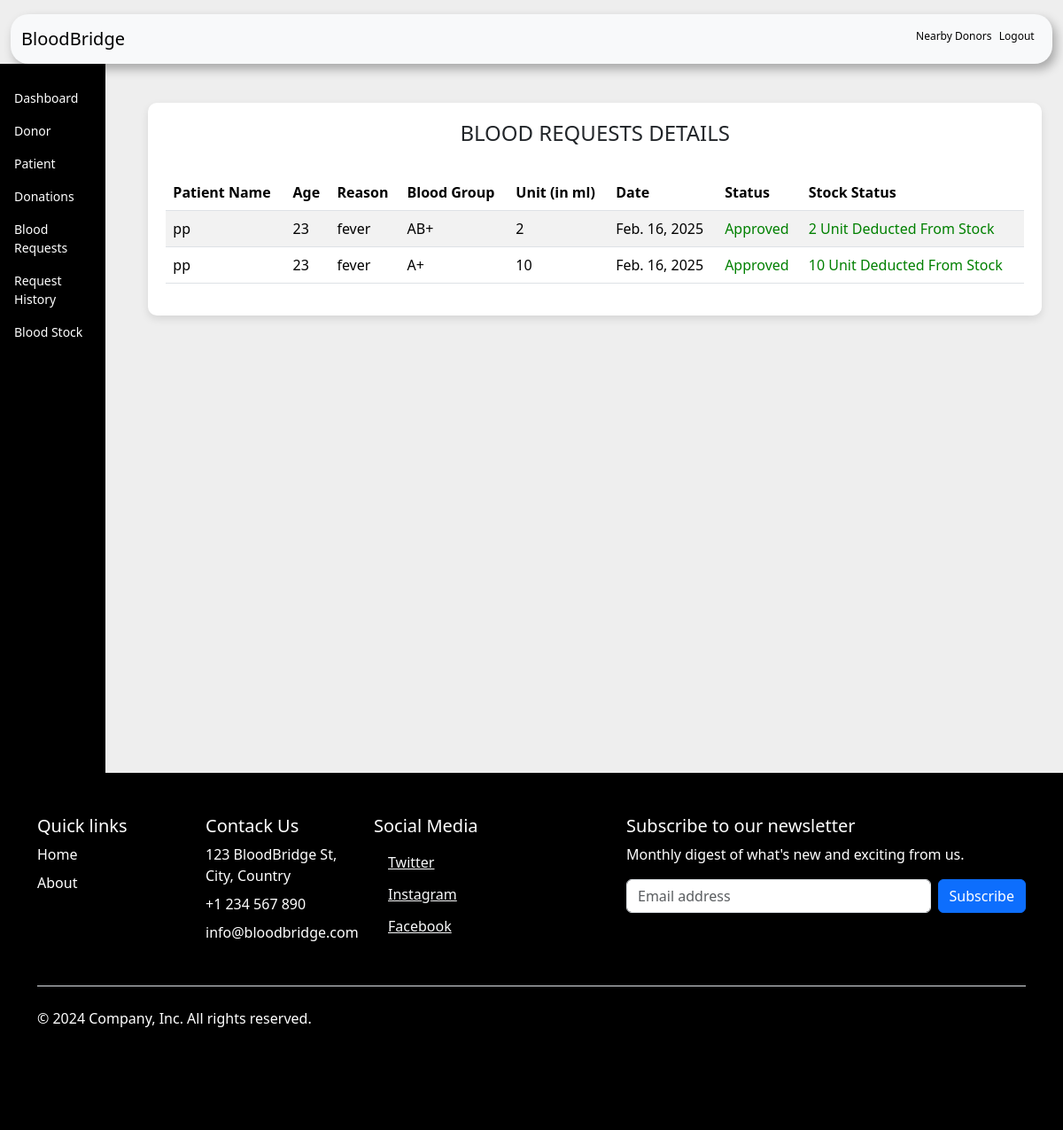
Page /admin-request-history (signed in) on the earlier database version.
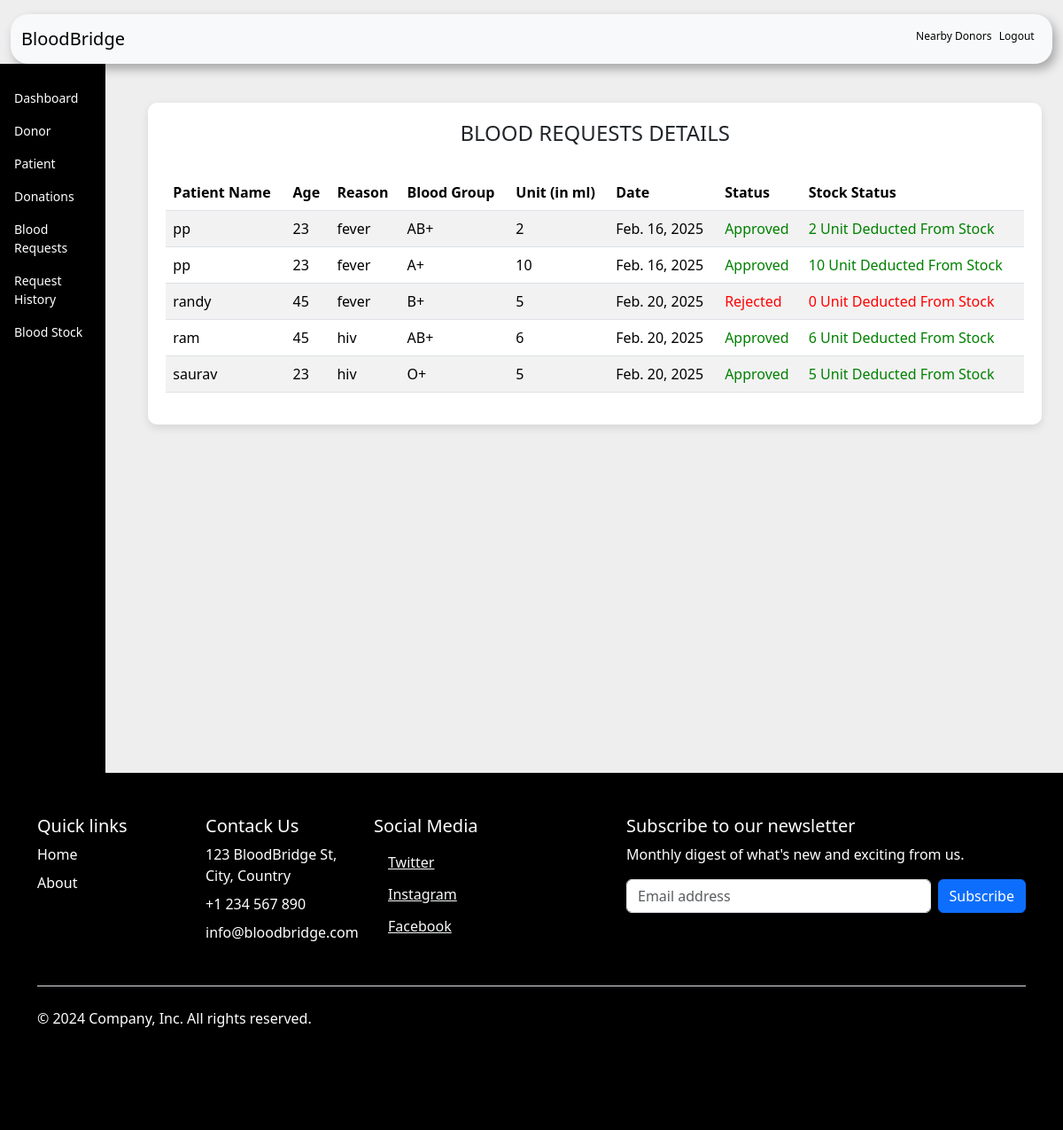
Same page on the later database version.
### blood/models.py (models this page shows, shortened)
class BloodRequest(models.Model):
    request_by_patient=models.ForeignKey(pmodels.Patient,null=True,on_delete=models.CASCADE)
    request_by_donor=models.ForeignKey(dmodels.Donor,null=True,on_delete=models.CASCADE)
    patient_name=models.CharField(max_length=30)
    patient_age=models.PositiveIntegerField()
    reason=models.CharField(max_length=500)
    bloodgroup=models.CharField(max_length=10)
    unit=models.PositiveIntegerField(default=0)
    status=models.CharField(max_length=20,default="Pending")
    date=models.DateField(auto_now=True)

### blood/views.py (the view)
# urls.py: path('admin-request-history', views.admin_request_history_view,name='admin-request-history'),
@login_required(login_url='adminlogin')
def admin_request_history_view(request):
    requests=models.BloodRequest.objects.all().exclude(status='Pending')
    return render(request,'blood/admin_request_history.html',{'requests':requests})

### templates/blood/admin_request_history.html (shortened to what the changed rows need)
{% block content %}
{% load widget_tweaks %}
{%load static%}
<!DOCTYPE html>
<html lang="en">
<head>
    <link rel="stylesheet" href="home.css">
    <link href="https://cdn.jsdelivr.net/npm/bootstrap@5.3.3/dist/css/bootstrap.min.css" rel="stylesheet">
</head>
<body style="background-color: rgb(238, 238, 238);">
    <div class="d-flex">
        <div class="container-fluid ms-4 p-4">
            <div class="table-container">
                <H4 class="text-center">BLOOD REQUESTS DETAILS</H4><br>
                <table class="table table-striped">
                    <thead >
                        <tr>
                            <th scope="col">Patient Name</th>
                            <th scope="col">Age</th>
                            <th scope="col">Reason</th>
                            <th scope="col">Blood Group</th>
                            <th scope="col">Unit (in ml)</th>
                            <th scope="col">Date</th>
                            <th scope="col">Status</th>
                            <th scope="col">Stock Status</th>
                        </tr>
                    </thead>
                    <tbody>
                        {% for t in requests %}
                        <tr>
                            <td> {{t.patient_name}}</td>
                            <td>{{t.patient_age}}</td>
                            <td>{{t.reason}}</td>
                            <td>{{t.bloodgroup}}</td>
                            <td>{{t.unit}}</td>
                            <td>{{t.date}}</td>
                            {% if t.status == 'Approved' %}
                            <td><span class="approved"> Approved</span></td>
                            <td><span class="approved"> {{t.unit}} Unit Deducted From Stock</span></td>
                            {% else %}
                            <td><span class="rejected">Rejected</span></td>
                            <td><span class="rejected"> 0 Unit Deducted From Stock</span></td>
                            {% endif %}
                        </tr>
                        {% endfor %}
                    </tbody>
                </table>
            </div>
        </div>
    </div>
</body>
</html>
{% endblock content %}

Differences in the rows shown:
added BloodRequest: patient_name "randy", patient_age "45", reason "fever", bloodgroup "B+", unit "5", date "Feb. 20, 2025", status "Rejected"
added BloodRequest: patient_name "ram", patient_age "45", reason "hiv", bloodgroup "AB+", unit "6", date "Feb. 20, 2025"
added BloodRequest: patient_name "saurav", patient_age "23", reason "hiv", bloodgroup "O+", unit "5", date "Feb. 20, 2025"
